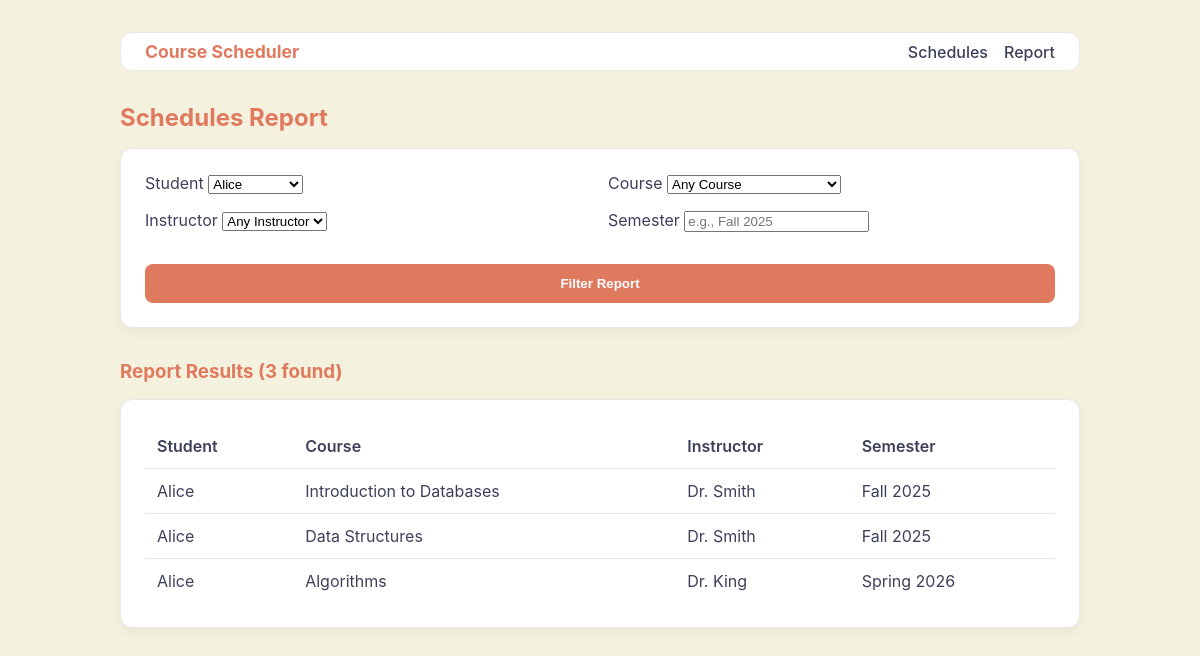
/report?student_id=1, run on the app's committed database.
### tables this page shows
CREATE TABLE schedules (
  schedule_id INTEGER PRIMARY KEY AUTOINCREMENT,
  student_id INTEGER NOT NULL,
  course_id INTEGER NOT NULL,
  semester TEXT NOT NULL, -- e.g., "Fall 2025"
  FOREIGN KEY (student_id) REFERENCES students(student_id) ON DELETE CASCADE,
  FOREIGN KEY (course_id) REFERENCES courses(course_id) ON DELETE CASCADE
);

CREATE TABLE students (
  student_id INTEGER PRIMARY KEY AUTOINCREMENT,
  name TEXT NOT NULL,
  major TEXT NOT NULL
);

CREATE TABLE courses (
  course_id INTEGER PRIMARY KEY AUTOINCREMENT,
  title TEXT NOT NULL,
  instructor_id INTEGER,
  FOREIGN KEY (instructor_id) REFERENCES instructors(instructor_id)
);

CREATE TABLE instructors (
  instructor_id INTEGER PRIMARY KEY AUTOINCREMENT,
  name TEXT NOT NULL,
  department TEXT NOT NULL
);

### app.py (the view)
@app.route("/report", methods=["GET"])
def report():
    conn = get_db()
    students = conn.execute("SELECT student_id, name FROM students ORDER BY name").fetchall()
    courses = conn.execute("SELECT course_id, title FROM courses ORDER BY title").fetchall()
    instructors = conn.execute("SELECT instructor_id, name FROM instructors ORDER BY name").fetchall()
    filters = {
        "student_id": request.args.get("student_id", type=int),
        "course_id": request.args.get("course_id", type=int),
        "instructor_id": request.args.get("instructor_id", type=int),
        "semester": request.args.get("semester")
    }
    sql = """
        SELECT st.name as student_name, c.title as course_title, i.name as instructor_name, s.semester
        FROM schedules s
        JOIN students st ON s.student_id = st.student_id
        JOIN courses c ON s.course_id = c.course_id
        LEFT JOIN instructors i ON c.instructor_id = i.instructor_id
        WHERE 1=1
    """
    params = []
    if filters["student_id"]:
        sql += " AND s.student_id = ?"
        params.append(filters["student_id"])
    if filters["course_id"]:
        sql += " AND s.course_id = ?"
        params.append(filters["course_id"])
    if filters["instructor_id"]:
        sql += " AND c.instructor_id = ?"
        params.append(filters["instructor_id"])
    if filters["semester"]:
        sql += " AND s.semester = ?"
        params.append(filters["semester"])
    sql += " ORDER BY st.name, s.semester"
    report_rows = conn.execute(sql, params).fetchall()
    return render_template(
        "report.html",
        students=students,
        courses=courses,
        instructors=instructors, # NEW
        rows=report_rows,
        filters=filters
    )

### app.py (called while the page is built)
def get_db():
    conn = sqlite3.connect(DB_PATH, isolation_level=None)
    conn.row_factory = sqlite3.Row
    return conn

### templates/report.html (shortened to what this page needs)
{% extends "base.html" %}
{% block content %}
  <h2>Schedules Report</h2>
  <div class="content-card">
    <form method="get" class="filter-form">
      <div class="form-grid">
        <label>Student
          <select name="student_id">
            {% for s in students %}
              <option value="{{ s.student_id }}" {% if filters.student_id == s.student_id %}selected{% endif %}>
                {{ s.name }}
              </option>
            {% endfor %}
          </select>
        </label>
        <label>Course
          <select name="course_id">
            <option value="">Any Course</option>
          </select>
        </label>
        <label>Instructor
          <select name="instructor_id">
            <option value="">Any Instructor</option>
          </select>
        </label>
        <label>Semester
          <input name="semester" placeholder="e.g., Fall 2025" value="{{ filters.semester or '' }}">
        </label>
      </div>
      <button type="submit">Filter Report</button>
    </form>
  </div>
  <h3>Report Results ({{ rows|length }} found)</h3>
  <div class="content-card">
    <table>
      <thead>
        <tr><th>Student</th><th>Course</th><th>Instructor</th><th>Semester</th></tr>
      </thead>
      <tbody>
        {% for row in rows %}
        <tr>
          <td>{{ row.student_name }}</td>
          <td>{{ row.course_title }}</td>
          <td>{{ row.instructor_name or 'N/A' }}</td>
          <td>{{ row.semester }}</td>
        </tr>
        {% else %}
        <tr><td colspan="4">No records match your filter criteria.</td></tr>
        {% endfor %}
      </tbody>
    </table>
  </div>
{% endblock %}

### static/style.css (style rules this page uses)
:root { --background-color: #f4f1de; --text-color: #3d405b; --primary-color: #e07a5f; --secondary-color: #81b29a; --accent-color: #a89bce; --card-background-color: #ffffff; --border-color: #e8e8e8; --font-family: -apple-system, BlinkMacSystemFont, 'Segoe UI', Roboto, Helvetica, Arial, sans-serif; }
body { background-color: var(--background-color); color: var(--text-color); font-family: var(--font-family); margin: 0; padding: 0; }
h2, h3 { color: var(--primary-color); margin-bottom: 1rem; }
button, input[type="submit"] { background-color: var(--primary-color); color: white; border: none; padding: 0.75rem 1.5rem; border-radius: 8px; font-weight: bold; cursor: pointer; transition: background-color 0.2s; }
.content-card { background-color: var(--card-background-color); padding: 1.5rem; border-radius: 12px; border: 1px solid var(--border-color); box-shadow: 0 4px 12px rgba(0,0,0,0.05); margin-bottom: 2rem; }
table { width: 100%; border-collapse: collapse; }
th, td { text-align: left; padding: 0.75rem; border-bottom: 1px solid var(--border-color); }
th { color: var(--text-color); font-weight: 600; }
tbody tr:last-child td { border-bottom: none; }
form { display: flex; flex-direction: column; gap: 1rem; }
.filter-form .form-grid { display: grid; grid-template-columns: repeat(2, 1fr); gap: 1rem; margin-bottom: 1rem; }

### data on the page
schedules: student_name "Alice", course_title "Introduction to Databases", name "Dr. Smith", semester "Fall 2025"
schedules: student_name "Alice", course_title "Data Structures", name "Dr. Smith", semester "Fall 2025"
schedules: student_name "Alice", course_title "Algorithms", name "Dr. King", semester "Spring 2026"

### other printed values
{{ rows|length }} "3"
form field student_id "Alice"
